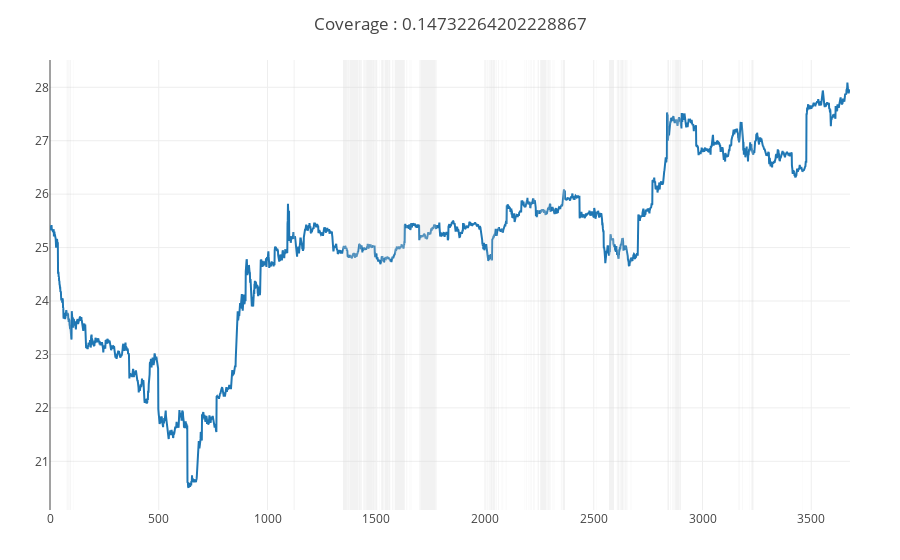

Here is the notebook cell this chart was saved with:
### Code cell
plotprevisibility(controlt.lastPrice, prevprobs .>= .7)

### Figure 1 — Plotly figure (JSON) as saved in the notebook; plotly's stock layout.template omitted (floating-point values rounded to 4 significant figures; data arrays with more than 128 entries replaced by an {"elided": "..."} marker saying what was removed)
{"data": [{"type": "scatter", "y": {"elided": "3679 float values"}}], "layout": {"autosize": true, "margin": {"b": 50, "l": 50, "r": 50, "t": 60}, "shapes": [{"fillcolor": "#d3d3d3", "line": {"width": 0}, "opacity": 0.3, "type": "rect", "x0": 77, "x1": 80, "xref": "x", "y0": 0, "y1": 1, "yref": "paper"}, {"fillcolor": "#d3d3d3", "line": {"width": 0}, "opacity": 0.3, "type": "rect", "x0": 82, "x1": 83, "xref": "x", "y0": 0, "y1": 1, "yref": "paper"}, {"fillcolor": "#d3d3d3", "line": {"width": 0}, "opacity": 0.3, "type": "rect", "x0": 84, "x1": 85, "xref": "x", "y0": 0, "y1": 1, "yref": "paper"}, {"fillcolor": "#d3d3d3", "line": {"width": 0}, "opacity": 0.3, "type": "rect", "x0": 86, "x1": 87, "xref": "x", "y0": 0, "y1": 1, "yref": "paper"}, {"fillcolor": "#d3d3d3", "line": {"width": 0}, "opacity": 0.3, "type": "rect", "x0": 90, "x1": 93, "xref": "x", "y0": 0, "y1": 1, "yref": "paper"}, {"fillcolor": "#d3d3d3", "line": {"width": 0}, "opacity": 0.3, "type": "rect", "x0": 94, "x1": 96, "xref": "x", "y0": 0, "y1": 1, "yref": "paper"}, {"fillcolor": "#d3d3d3", "line": {"width": 0}, "opacity": 0.3, "type": "rect", "x0": 106, "x1": 107, "xref": "x", "y0": 0, "y1": 1, "yref": "paper"}, {"fillcolor": "#d3d3d3", "line": {"width": 0}, "opacity": 0.3, "type": "rect", "x0": 1120, "x1": 1125, "xref": "x", "y0": 0, "y1": 1, "yref": "paper"}, {"fillcolor": "#d3d3d3", "line": {"width": 0}, "opacity": 0.3, "type": "rect", "x0": 1347, "x1": 1365, "xref": "x", "y0": 0, "y1": 1, "yref": "paper"}, {"fillcolor": "#d3d3d3", "line": {"width": 0}, "opacity": 0.3, "type": "rect", "x0": 1366, "x1": 1369, "xref": "x", "y0": 0, "y1": 1, "yref": "paper"}, {"fillcolor": "#d3d3d3", "line": {"width": 0}, "opacity": 0.3, "type": "rect", "x0": 1371, "x1": 1375, "xref": "x", "y0": 0, "y1": 1, "yref": "paper"}, {"fillcolor": "#d3d3d3", "line": {"width": 0}, "opacity": 0.3, "type": "rect", "x0": 1377, "x1": 1418, "xref": "x", "y0": 0, "y1": 1, "yref": "paper"}, {"fillcolor": "#d3d3d3", "line": {"width": 0}, "opacity": 0.3, "type": "rect", "x0": 1420, "x1": 1428, "xref": "x", "y0": 0, "y1": 1, "yref": "paper"}, {"fillcolor": "#d3d3d3", "line": {"width": 0}, "opacity": 0.3, "type": "rect", "x0": 1429, "x1": 1430, "xref": "x", "y0": 0, "y1": 1, "yref": "paper"}, {"fillcolor": "#d3d3d3", "line": {"width": 0}, "opacity": 0.3, "type": "rect", "x0": 1431, "x1": 1434, "xref": "x", "y0": 0, "y1": 1, "yref": "paper"}, {"fillcolor": "#d3d3d3", "line": {"width": 0}, "opacity": 0.3, "type": "rect", "x0": 1441, "x1": 1447, "xref": "x", "y0": 0, "y1": 1, "yref": "paper"}, {"fillcolor": "#d3d3d3", "line": {"width": 0}, "opacity": 0.3, "type": "rect", "x0": 1450, "x1": 1453, "xref": "x", "y0": 0, "y1": 1, "yref": "paper"}, {"fillcolor": "#d3d3d3", "line": {"width": 0}, "opacity": 0.3, "type": "rect", "x0": 1454, "x1": 1481, "xref": "x", "y0": 0, "y1": 1, "yref": "paper"}, {"fillcolor": "#d3d3d3", "line": {"width": 0}, "opacity": 0.3, "type": "rect", "x0": 1482, "x1": 1493, "xref": "x", "y0": 0, "y1": 1, "yref": "paper"}, {"fillcolor": "#d3d3d3", "line": {"width": 0}, "opacity": 0.3, "type": "rect", "x0": 1496, "x1": 1498, "xref": "x", "y0": 0, "y1": 1, "yref": "paper"}, {"fillcolor": "#d3d3d3", "line": {"width": 0}, "opacity": 0.3, "type": "rect", "x0": 1505, "x1": 1506, "xref": "x", "y0": 0, "y1": 1, "yref": "paper"}, {"fillcolor": "#d3d3d3", "line": {"width": 0}, "opacity": 0.3, "type": "rect", "x0": 1513, "x1": 1514, "xref": "x", "y0": 0, "y1": 1, "yref": "paper"}, {"fillcolor": "#d3d3d3", "line": {"width": 0}, "opacity": 0.3, "type": "rect", "x0": 1523, "x1": 1531, "xref": "x", "y0": 0, "y1": 1, "yref": "paper"}, {"fillcolor": "#d3d3d3", "line": {"width": 0}, "opacity": 0.3, "type": "rect", "x0": 1532, "x1": 1535, "xref": "x", "y0": 0, "y1": 1, "yref": "paper"}, {"fillcolor": "#d3d3d3", "line": {"width": 0}, "opacity": 0.3, "type": "rect", "x0": 1536, "x1": 1537, "xref": "x", "y0": 0, "y1": 1, "yref": "paper"}, {"fillcolor": "#d3d3d3", "line": {"width": 0}, "opacity": 0.3, "type": "rect", "x0": 1538, "x1": 1539, "xref": "x", "y0": 0, "y1": 1, "yref": "paper"}, {"fillcolor": "#d3d3d3", "line": {"width": 0}, "opacity": 0.3, "type": "rect", "x0": 1540, "x1": 1554, "xref": "x", "y0": 0, "y1": 1, "yref": "paper"}, {"fillcolor": "#d3d3d3", "line": {"width": 0}, "opacity": 0.3, "type": "rect", "x0": 1555, "x1": 1564, "xref": "x", "y0": 0, "y1": 1, "yref": "paper"}, {"fillcolor": "#d3d3d3", "line": {"width": 0}, "opacity": 0.3, "type": "rect", "x0": 1574, "x1": 1577, "xref": "x", "y0": 0, "y1": 1, "yref": "paper"}, {"fillcolor": "#d3d3d3", "line": {"width": 0}, "opacity": 0.3, "type": "rect", "x0": 1578, "x1": 1579, "xref": "x", "y0": 0, "y1": 1, "yref": "paper"}, {"fillcolor": "#d3d3d3", "line": {"width": 0}, "opacity": 0.3, "type": "rect", "x0": 1581, "x1": 1582, "xref": "x", "y0": 0, "y1": 1, "yref": "paper"}, {"fillcolor": "#d3d3d3", "line": {"width": 0}, "opacity": 0.3, "type": "rect", "x0": 1584, "x1": 1585, "xref": "x", "y0": 0, "y1": 1, "yref": "paper"}, {"fillcolor": "#d3d3d3", "line": {"width": 0}, "opacity": 0.3, "type": "rect", "x0": 1586, "x1": 1631, "xref": "x", "y0": 0, "y1": 1, "yref": "paper"}, {"fillcolor": "#d3d3d3", "line": {"width": 0}, "opacity": 0.3, "type": "rect", "x0": 1638, "x1": 1639, "xref": "x", "y0": 0, "y1": 1, "yref": "paper"}, {"fillcolor": "#d3d3d3", "line": {"width": 0}, "opacity": 0.3, "type": "rect", "x0": 1640, "x1": 1642, "xref": "x", "y0": 0, "y1": 1, "yref": "paper"}, {"fillcolor": "#d3d3d3", "line": {"width": 0}, "opacity": 0.3, "type": "rect", "x0": 1651, "x1": 1652, "xref": "x", "y0": 0, "y1": 1, "yref": "paper"}, {"fillcolor": "#d3d3d3", "line": {"width": 0}, "opacity": 0.3, "type": "rect", "x0": 1657, "x1": 1658, "xref": "x", "y0": 0, "y1": 1, "yref": "paper"}, {"fillcolor": "#d3d3d3", "line": {"width": 0}, "opacity": 0.3, "type": "rect", "x0": 1662, "x1": 1663, "xref": "x", "y0": 0, "y1": 1, "yref": "paper"}, {"fillcolor": "#d3d3d3", "line": {"width": 0}, "opacity": 0.3, "type": "rect", "x0": 1698, "x1": 1700, "xref": "x", "y0": 0, "y1": 1, "yref": "paper"}, {"fillcolor": "#d3d3d3", "line": {"width": 0}, "opacity": 0.3, "type": "rect", "x0": 1701, "x1": 1702, "xref": "x", "y0": 0, "y1": 1, "yref": "paper"}, {"fillcolor": "#d3d3d3", "line": {"width": 0}, "opacity": 0.3, "type": "rect", "x0": 1703, "x1": 1771, "xref": "x", "y0": 0, "y1": 1, "yref": "paper"}, {"fillcolor": "#d3d3d3", "line": {"width": 0}, "opacity": 0.3, "type": "rect", "x0": 1772, "x1": 1775, "xref": "x", "y0": 0, "y1": 1, "yref": "paper"}, {"fillcolor": "#d3d3d3", "line": {"width": 0}, "opacity": 0.3, "type": "rect", "x0": 1776, "x1": 1778, "xref": "x", "y0": 0, "y1": 1, "yref": "paper"}, {"fillcolor": "#d3d3d3", "line": {"width": 0}, "opacity": 0.3, "type": "rect", "x0": 2007, "x1": 2008, "xref": "x", "y0": 0, "y1": 1, "yref": "paper"}, {"fillcolor": "#d3d3d3", "line": {"width": 0}, "opacity": 0.3, "type": "rect", "x0": 2009, "x1": 2011, "xref": "x", "y0": 0, "y1": 1, "yref": "paper"}, {"fillcolor": "#d3d3d3", "line": {"width": 0}, "opacity": 0.3, "type": "rect", "x0": 2013, "x1": 2015, "xref": "x", "y0": 0, "y1": 1, "yref": "paper"}, {"fillcolor": "#d3d3d3", "line": {"width": 0}, "opacity": 0.3, "type": "rect", "x0": 2018, "x1": 2021, "xref": "x", "y0": 0, "y1": 1, "yref": "paper"}, {"fillcolor": "#d3d3d3", "line": {"width": 0}, "opacity": 0.3, "type": "rect", "x0": 2023, "x1": 2024, "xref": "x", "y0": 0, "y1": 1, "yref": "paper"}, {"fillcolor": "#d3d3d3", "line": {"width": 0}, "opacity": 0.3, "type": "rect", "x0": 2025, "x1": 2026, "xref": "x", "y0": 0, "y1": 1, "yref": "paper"}, {"fillcolor": "#d3d3d3", "line": {"width": 0}, "opacity": 0.3, "type": "rect", "x0": 2027, "x1": 2035, "xref": "x", "y0": 0, "y1": 1, "yref": "paper"}, {"fillcolor": "#d3d3d3", "line": {"width": 0}, "opacity": 0.3, "type": "rect", "x0": 2037, "x1": 2045, "xref": "x", "y0": 0, "y1": 1, "yref": "paper"}, {"fillcolor": "#d3d3d3", "line": {"width": 0}, "opacity": 0.3, "type": "rect", "x0": 2049, "x1": 2050, "xref": "x", "y0": 0, "y1": 1, "yref": "paper"}, {"fillcolor": "#d3d3d3", "line": {"width": 0}, "opacity": 0.3, "type": "rect", "x0": 2053, "x1": 2055, "xref": "x", "y0": 0, "y1": 1, "yref": "paper"}, {"fillcolor": "#d3d3d3", "line": {"width": 0}, "opacity": 0.3, "type": "rect", "x0": 2061, "x1": 2064, "xref": "x", "y0": 0, "y1": 1, "yref": "paper"}, {"fillcolor": "#d3d3d3", "line": {"width": 0}, "opacity": 0.3, "type": "rect", "x0": 2077, "x1": 2079, "xref": "x", "y0": 0, "y1": 1, "yref": "paper"}, {"fillcolor": "#d3d3d3", "line": {"width": 0}, "opacity": 0.3, "type": "rect", "x0": 2082, "x1": 2083, "xref": "x", "y0": 0, "y1": 1, "yref": "paper"}, {"fillcolor": "#d3d3d3", "line": {"width": 0}, "opacity": 0.3, "type": "rect", "x0": 2096, "x1": 2098, "xref": "x", "y0": 0, "y1": 1, "yref": "paper"}, {"fillcolor": "#d3d3d3", "line": {"width": 0}, "opacity": 0.3, "type": "rect", "x0": 2180, "x1": 2181, "xref": "x", "y0": 0, "y1": 1, "yref": "paper"}, {"fillcolor": "#d3d3d3", "line": {"width": 0}, "opacity": 0.3, "type": "rect", "x0": 2188, "x1": 2190, "xref": "x", "y0": 0, "y1": 1, "yref": "paper"}, {"fillcolor": "#d3d3d3", "line": {"width": 0}, "opacity": 0.3, "type": "rect", "x0": 2201, "x1": 2203, "xref": "x", "y0": 0, "y1": 1, "yref": "paper"}, {"fillcolor": "#d3d3d3", "line": {"width": 0}, "opacity": 0.3, "type": "rect", "x0": 2210, "x1": 2213, "xref": "x", "y0": 0, "y1": 1, "yref": "paper"}, {"fillcolor": "#d3d3d3", "line": {"width": 0}, "opacity": 0.3, "type": "rect", "x0": 2222, "x1": 2223, "xref": "x", "y0": 0, "y1": 1, "yref": "paper"}, {"fillcolor": "#d3d3d3", "line": {"width": 0}, "opacity": 0.3, "type": "rect", "x0": 2224, "x1": 2227, "xref": "x", "y0": 0, "y1": 1, "yref": "paper"}, {"fillcolor": "#d3d3d3", "line": {"width": 0}, "opacity": 0.3, "type": "rect", "x0": 2242, "x1": 2246, "xref": "x", "y0": 0, "y1": 1, "yref": "paper"}, {"fillcolor": "#d3d3d3", "line": {"width": 0}, "opacity": 0.3, "type": "rect", "x0": 2247, "x1": 2248, "xref": "x", "y0": 0, "y1": 1, "yref": "paper"}, {"fillcolor": "#d3d3d3", "line": {"width": 0}, "opacity": 0.3, "type": "rect", "x0": 2254, "x1": 2283, "xref": "x", "y0": 0, "y1": 1, "yref": "paper"}, {"fillcolor": "#d3d3d3", "line": {"width": 0}, "opacity": 0.3, "type": "rect", "x0": 2287, "x1": 2291, "xref": "x", "y0": 0, "y1": 1, "yref": "paper"}, {"fillcolor": "#d3d3d3", "line": {"width": 0}, "opacity": 0.3, "type": "rect", "x0": 2292, "x1": 2295, "xref": "x", "y0": 0, "y1": 1, "yref": "paper"}, {"fillcolor": "#d3d3d3", "line": {"width": 0}, "opacity": 0.3, "type": "rect", "x0": 2297, "x1": 2301, "xref": "x", "y0": 0, "y1": 1, "yref": "paper"}, {"fillcolor": "#d3d3d3", "line": {"width": 0}, "opacity": 0.3, "type": "rect", "x0": 2310, "x1": 2311, "xref": "x", "y0": 0, "y1": 1, "yref": "paper"}, {"fillcolor": "#d3d3d3", "line": {"width": 0}, "opacity": 0.3, "type": "rect", "x0": 2315, "x1": 2316, "xref": "x", "y0": 0, "y1": 1, "yref": "paper"}, {"fillcolor": "#d3d3d3", "line": {"width": 0}, "opacity": 0.3, "type": "rect", "x0": 2318, "x1": 2319, "xref": "x", "y0": 0, "y1": 1, "yref": "paper"}, {"fillcolor": "#d3d3d3", "line": {"width": 0}, "opacity": 0.3, "type": "rect", "x0": 2349, "x1": 2352, "xref": "x", "y0": 0, "y1": 1, "yref": "paper"}, {"fillcolor": "#d3d3d3", "line": {"width": 0}, "opacity": 0.3, "type": "rect", "x0": 2357, "x1": 2368, "xref": "x", "y0": 0, "y1": 1, "yref": "paper"}, {"fillcolor": "#d3d3d3", "line": {"width": 0}, "opacity": 0.3, "type": "rect", "x0": 2511, "x1": 2512, "xref": "x", "y0": 0, "y1": 1, "yref": "paper"}, {"fillcolor": "#d3d3d3", "line": {"width": 0}, "opacity": 0.3, "type": "rect", "x0": 2570, "x1": 2593, "xref": "x", "y0": 0, "y1": 1, "yref": "paper"}, {"fillcolor": "#d3d3d3", "line": {"width": 0}, "opacity": 0.3, "type": "rect", "x0": 2606, "x1": 2609, "xref": "x", "y0": 0, "y1": 1, "yref": "paper"}, {"fillcolor": "#d3d3d3", "line": {"width": 0}, "opacity": 0.3, "type": "rect", "x0": 2610, "x1": 2611, "xref": "x", "y0": 0, "y1": 1, "yref": "paper"}, {"fillcolor": "#d3d3d3", "line": {"width": 0}, "opacity": 0.3, "type": "rect", "x0": 2612, "x1": 2618, "xref": "x", "y0": 0, "y1": 1, "yref": "paper"}, {"fillcolor": "#d3d3d3", "line": {"width": 0}, "opacity": 0.3, "type": "rect", "x0": 2621, "x1": 2624, "xref": "x", "y0": 0, "y1": 1, "yref": "paper"}, {"fillcolor": "#d3d3d3", "line": {"width": 0}, "opacity": 0.3, "type": "rect", "x0": 2626, "x1": 2636, "xref": "x", "y0": 0, "y1": 1, "yref": "paper"}, {"fillcolor": "#d3d3d3", "line": {"width": 0}, "opacity": 0.3, "type": "rect", "x0": 2638, "x1": 2641, "xref": "x", "y0": 0, "y1": 1, "yref": "paper"}, {"fillcolor": "#d3d3d3", "line": {"width": 0}, "opacity": 0.3, "type": "rect", "x0": 2645, "x1": 2650, "xref": "x", "y0": 0, "y1": 1, "yref": "paper"}, {"fillcolor": "#d3d3d3", "line": {"width": 0}, "opacity": 0.3, "type": "rect", "x0": 2652, "x1": 2654, "xref": "x", "y0": 0, "y1": 1, "yref": "paper"}, {"fillcolor": "#d3d3d3", "line": {"width": 0}, "opacity": 0.3, "type": "rect", "x0": 2667, "x1": 2668, "xref": "x", "y0": 0, "y1": 1, "yref": "paper"}, {"fillcolor": "#d3d3d3", "line": {"width": 0}, "opacity": 0.3, "type": "rect", "x0": 2672, "x1": 2673, "xref": "x", "y0": 0, "y1": 1, "yref": "paper"}, {"fillcolor": "#d3d3d3", "line": {"width": 0}, "opacity": 0.3, "type": "rect", "x0": 2839, "x1": 2846, "xref": "x", "y0": 0, "y1": 1, "yref": "paper"}, {"fillcolor": "#d3d3d3", "line": {"width": 0}, "opacity": 0.3, "type": "rect", "x0": 2852, "x1": 2854, "xref": "x", "y0": 0, "y1": 1, "yref": "paper"}, {"fillcolor": "#d3d3d3", "line": {"width": 0}, "opacity": 0.3, "type": "rect", "x0": 2862, "x1": 2864, "xref": "x", "y0": 0, "y1": 1, "yref": "paper"}, {"fillcolor": "#d3d3d3", "line": {"width": 0}, "opacity": 0.3, "type": "rect", "x0": 2865, "x1": 2866, "xref": "x", "y0": 0, "y1": 1, "yref": "paper"}, {"fillcolor": "#d3d3d3", "line": {"width": 0}, "opacity": 0.3, "type": "rect", "x0": 2867, "x1": 2868, "xref": "x", "y0": 0, "y1": 1, "yref": "paper"}, {"fillcolor": "#d3d3d3", "line": {"width": 0}, "opacity": 0.3, "type": "rect", "x0": 2871, "x1": 2876, "xref": "x", "y0": 0, "y1": 1, "yref": "paper"}, {"fillcolor": "#d3d3d3", "line": {"width": 0}, "opacity": 0.3, "type": "rect", "x0": 2877, "x1": 2893, "xref": "x", "y0": 0, "y1": 1, "yref": "paper"}, {"fillcolor": "#d3d3d3", "line": {"width": 0}, "opacity": 0.3, "type": "rect", "x0": 2894, "x1": 2896, "xref": "x", "y0": 0, "y1": 1, "yref": "paper"}, {"fillcolor": "#d3d3d3", "line": {"width": 0}, "opacity": 0.3, "type": "rect", "x0": 2897, "x1": 2901, "xref": "x", "y0": 0, "y1": 1, "yref": "paper"}, {"fillcolor": "#d3d3d3", "line": {"width": 0}, "opacity": 0.3, "type": "rect", "x0": 3164, "x1": 3166, "xref": "x", "y0": 0, "y1": 1, "yref": "paper"}, {"fillcolor": "#d3d3d3", "line": {"width": 0}, "opacity": 0.3, "type": "rect", "x0": 3169, "x1": 3171, "xref": "x", "y0": 0, "y1": 1, "yref": "paper"}, {"fillcolor": "#d3d3d3", "line": {"width": 0}, "opacity": 0.3, "type": "rect", "x0": 3184, "x1": 3186, "xref": "x", "y0": 0, "y1": 1, "yref": "paper"}, {"fillcolor": "#d3d3d3", "line": {"width": 0}, "opacity": 0.3, "type": "rect", "x0": 3216, "x1": 3217, "xref": "x", "y0": 0, "y1": 1, "yref": "paper"}, {"fillcolor": "#d3d3d3", "line": {"width": 0}, "opacity": 0.3, "type": "rect", "x0": 3223, "x1": 3224, "xref": "x", "y0": 0, "y1": 1, "yref": "paper"}, {"fillcolor": "#d3d3d3", "line": {"width": 0}, "opacity": 0.3, "type": "rect", "x0": 3226, "x1": 3232, "xref": "x", "y0": 0, "y1": 1, "yref": "paper"}, {"fillcolor": "#d3d3d3", "line": {"width": 0}, "opacity": 0.3, "type": "rect", "x0": 3233, "x1": 3235, "xref": "x", "y0": 0, "y1": 1, "yref": "paper"}, {"fillcolor": "#d3d3d3", "line": {"width": 0}, "opacity": 0.3, "type": "rect", "x0": 3458, "x1": 3459, "xref": "x", "y0": 0, "y1": 1, "yref": "paper"}], "title": {"text": "Coverage : 0.14732264202228867"}, "xaxis": {"autorange": true, "range": [0, 3678]}, "yaxis": {"autorange": true, "range": [20.09, 28.51], "type": "linear"}}}
